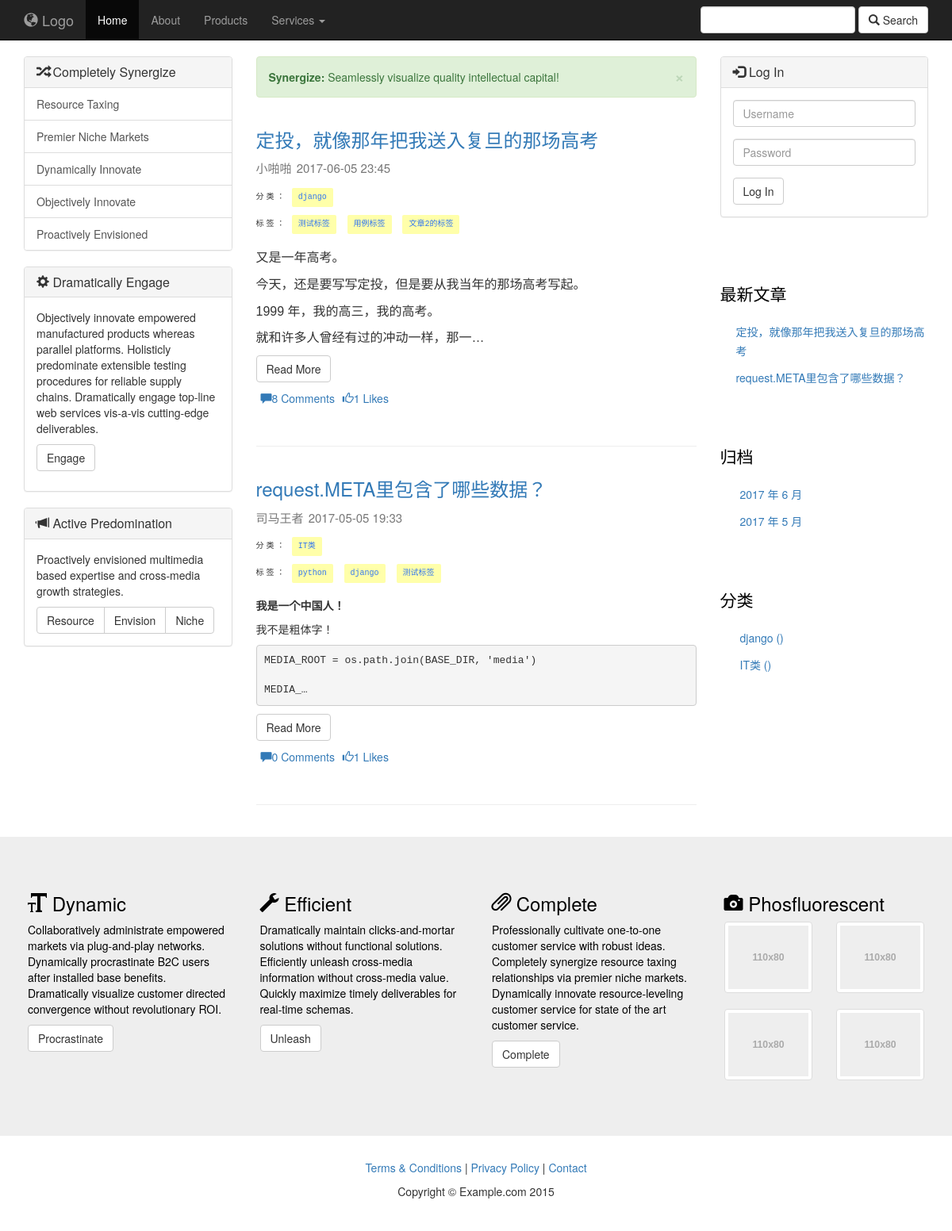
Page /focus/ on the committed database.
### focus/models.py (models this page shows, shortened)
@python_2_unicode_compatible
class Article(models.Model):
    STATUS_CHOICES = (
        ('d', 'Draft'),
        ('p', 'Published'),
    )
    title = models.CharField('标题', max_length = 64)
    author = models.ForeignKey(Author, verbose_name='作者', null=True, on_delete=models.SET_NULL)
    content = RichTextUploadingField(verbose_name='正文')
    create_time = models.DateTimeField('创建时间', auto_now_add=True)   #文章添加时自动添加创建时间
    last_modified_time = models.DateTimeField('最近编辑时间', auto_now=True)
    status = models.CharField('文章状态', max_length=1, choices=STATUS_CHOICES)
    abstract = models.CharField('摘要', max_length=54, blank=True, null=True, help_text="可选，如若为空将摘取正文前54个字符")
    views = models.PositiveIntegerField('浏览量', default=0)
    topped = models.BooleanField('置顶', default=False)
    category = models.ForeignKey(Category, verbose_name='分类', null=True, on_delete=models.SET_NULL)
    comment_num = models.PositiveIntegerField('评论数', default=0)
    keep_num = models.PositiveIntegerField('收藏数', default=0)
    like_num = models.PositiveIntegerField('点赞数', default=0)
    tags = models.ManyToManyField(Tag, verbose_name='标签集合', blank=True)
    def get_absolute_url(self):
        return reverse('focus:detail', kwargs={'article_id': self.id})		#在模板中可以直接调用,获取最新文章
    class Meta:
        ordering = ['-last_modified_time']
    objects = ArticleManager()

@python_2_unicode_compatible
class Author(models.Model):
    name = models.CharField('姓名', max_length=256)
    profile = models.CharField('简介', default='', max_length=256)
    register_time = models.DateTimeField(auto_now_add=True, editable=True)
    def __str__(self):
        return self.name

@python_2_unicode_compatible
class Category(models.Model):
    name = models.CharField('类名', max_length=16)
    create_time = models.DateTimeField('创建时间', auto_now_add=True)
    intro = models.TextField('introduction', default='')
    def __str__(self):
        return self.name

@python_2_unicode_compatible
class Tag(models.Model):
    name = models.CharField('标签名',  max_length=16)
    create_time = models.DateTimeField('创建时间', auto_now_add=True)
    def __str__(self):
        return self.name

### focus/views.py (the view)
def index(request):
    latest_article_list = Article.objects.query_by_time()
    articles_info = []
    dic = {}
    for article in latest_article_list:
        taginfo = Article.objects.get(id=article.id)
        dic['tag_list'] = taginfo.tags.all()
        dic['article'] = article;
        articles_info.append(dic)
        dic = {}
    loginform = LoginForm()
    context = {'articles_info':articles_info, 'loginform':loginform}
    return render(request, 'index.html', context)

### focus/templates/index.html
{% extends 'article_base.html' %}
{% load articleinfo %}
{% block left %}
    <div class="col-sm-3">
        <div class="panel panel-default">
            <div class="panel-heading">
                <h1 class="panel-title"><span class="glyphicon glyphicon-random"></span> Completely Synergize</h1>
            </div>
            <div class="list-group">
                <a href="#" class="list-group-item">Resource Taxing</a>
                <a href="#" class="list-group-item">Premier Niche Markets</a>
                <a href="#" class="list-group-item">Dynamically Innovate</a>
                <a href="#" class="list-group-item">Objectively Innovate</a>
                <a href="#" class="list-group-item">Proactively Envisioned</a>
            </div>
        </div>
        <div class="panel panel-default">
            <div class="panel-heading">
                <h1 class="panel-title"><span class="glyphicon glyphicon-cog"></span> Dramatically Engage</h1>
            </div>
            <div class="panel-body">
                <p>Objectively innovate empowered manufactured products whereas parallel platforms. Holisticly predominate extensible testing procedures for reliable supply chains. Dramatically engage top-line web services vis-a-vis cutting-edge deliverables.</p>
                <p><button class="btn btn-default">Engage</button></p>
            </div>
        </div>
        <div class="panel panel-default">
            <div class="panel-heading">
                <h3 class="panel-title">
                    <span class="glyphicon glyphicon-bullhorn"></span>
                    Active Predomination
                </h3>
            </div>
            <div class="panel-body">
                <p>Proactively envisioned multimedia based expertise and cross-media growth strategies.</p>
                <div class="btn-group" role="group">
                    <button type="button" class="btn btn-default">Resource</button>
                    <button type="button" class="btn btn-default">Envision</button>
                    <button type="button" class="btn btn-default">Niche</button>
                </div>
            </div>
        </div>
    </div>
{% endblock left %}
{% block center %}
    <div class="col-sm-6">
        <div class="alert alert-success alert-dismissible" role="alert">
            <button type="button" class="close" data-dismiss="alert" aria-label="Close"><span aria-hidden="true">&times;</span></button>
            <strong>Synergize:</strong> Seamlessly visualize quality intellectual capital!
        </div>
        {% for article_info in articles_info %}
            <div class="row">
                <article class="col-xs-12">
                    <h3><a id="article_title", href="/focus/{{ article_info|get_key:"article"|get_attr:"id" }}">{{ article_info|get_key:"article"|get_attr:"title" }}</a></h3>
                    <div class="article_info">
                        <span class="">{{ article_info|get_key:"article"|get_attr:"author" }}</span>
                        <span class="">{{ article_info|get_key:"article"|get_attr:"create_time"|date:"Y-m-d H:i" }}</span>
                    </div>
                    <div class="category">
                        分类：
                         <a href="#" class>{{ article_info|get_key:"article"|get_attr:"category" }}</a>
                    </div>
                    <div class="category">
                        标签：
                        {% for tag in article_info|get_key:"tag_list" %}
                            <a href="#">{{ tag }}</a>
                        {% endfor %}
                    </div>
                    <p>{{ article_info|get_key:"article"|get_attr:"content"|truncatechars_html:80 | safe }}</p>
                    <p><button class="btn btn-default" onclick="window.location.href='/focus/{{ article_info|get_key:"article"|get_attr:"id" }}' ">Read More</button></p>
                    <ul class="list-inline">
                        <li><a href="#"><span class="glyphicon glyphicon-comment"></span>{{ article_info|get_key:"article"|get_attr:"comment_num" }} Comments</a></li>
                        <li><a href="#"><span class="glyphicon glyphicon-thumbs-up"></span>{{ article_info|get_key:"article"|get_attr:"like_num" }} Likes</a></li>
                    </ul>
                </article>
            </div>
            <hr>
        {% endfor %}
    </div>
{% endblock center %}

### focus/templates/article_base.html (shortened to what this page needs)
{% load staticfiles %}
{% load articleinfo %}
<!DOCTYPE html>
<html lang="en">
<head>
    <link href="{% static "css/bootstrap.min.css" %}" rel="stylesheet">
    <link href="{% static "css/pygments.css" %}" rel="stylesheet">
    <link href="{% static "css/custom.css" %}" rel="stylesheet">
    <link rel="stylesheet" href="http://code.ionicframework.com/ionicons/2.0.1/css/ionicons.min.css">
</head>
<body>
    <nav class="navbar navbar-inverse navbar-static-top" role="navigation">
        <div class="container">
            <div class="navbar-header">
                <a class="navbar-brand" href="#"><span class="glyphicon glyphicon-globe"></span> Logo</a>
            </div>
            <div class="collapse navbar-collapse" id="navbar">
                <ul class="nav navbar-nav">
                    <li class="active">
                        <a href="#">Home</a>
                    </li>
                    <li>
                        <a href="#">About</a>
                    </li>
                    <li>
                        <a href="#">Products</a>
                    </li>
					<li class="dropdown">
						<a href="#" class="dropdown-toggle" data-toggle="dropdown" role="button" aria-haspopup="true" aria-expanded="false">Services <span class="caret"></span></a>
					</li>
                </ul>
				<form class="navbar-form navbar-right" role="search">
					<div class="form-group">
						<input type="text" class="form-control">
					</div>
					<button type="submit" class="btn btn-default"><span class="glyphicon glyphicon-search"></span> Search</button>
				</form>
            </div>
        </div>
    </nav>
	<div class="container-fluid">
		{% block left %}
		{% endblock left %}
		{% block center %}
		{% endblock center %}
		<div class="col-sm-3">
		{% if request.user.is_authenticated %}
            <div class="panel panel-default">
                <div class="panel-heading">
                    <h3 class="panel-title">
                        <span class="glyphicon glyphicon-user"></span>
                        Logged In
                    </h3>
                </div>
                <div class="panel-body">
                    <div class="form-group">hi:{{ user }} <a href="/focus/logout/"><input class="btn btn-default" type="submit" value="Logout" /></a></div>
                </div>
            </div>
            {% else %}
            <div class="panel panel-default">
                <div class="panel-heading">
                    <h3 class="panel-title">
                        <span class="glyphicon glyphicon-log-in"></span>
                        Log In
                    </h3>
                </div>
                <div class="panel-body">
                    <form action="{% url 'focus:login' %}" method="post">
                        <div class="form-group">
                            {{ loginform.uid }}
                        </div>
                        <div class="form-group">
                            {{ loginform.pwd }}
                        </div>
                        <button type="submit" class="btn btn-default">Log In</button>
                    </form>
                </div>
            </div>
            {% endif %}
            <div class="widget widget-recent-posts">
                <h3 class="widget-title">最新文章</h3>
                {% get_recent_articles as recent_articles_list %}
                <ul>
                    {% for article in recent_articles_list %}
                        <li>
                            <a href="{{ article.get_absolute_url }}">{{ article.title }}</a>
                        </li>
                    {% empty %}
                        暂无文章！
                    {% endfor %}
                </ul>
            </div>
            <div class="widget widget-archives">
                <h3 class="widget-title">归档</h3>
                {% archives as date_list %}
                <ul>
                 {% for date in date_list %}
                     <li>
                         <a href="{% url 'focus:archives' date.year date.month %}">{{ date.year }}
                             年 {{ date.month }} 月</a>
                     </li>
                 {% empty %}
                     暂无归档！
                 {% endfor %}
                </ul>
            </div>
            <div class="widget widget-category">
                <h3 class="widget-title">分类</h3>
                {% get_categories as category_list %}
                <ul>
                    {% for category in category_list %}
                        <li>
                            <a href="{% url 'focus:category' category.pk %}">{{ category.name }} <span
                                    class="post-count">({{ category.num_posts }})</span></a>
                        </li>
                    {% empty %}
                        暂无分类！
                    {% endfor %}
                </ul>
            </div>
		</div>
	</div>
	<footer>
		<div class="footer-blurb">
			<div class="container">
				<div class="row">
					<div class="col-sm-3 footer-blurb-item">
						<h3><span class="glyphicon glyphicon-text-size"></span> Dynamic</h3>
						<p>Collaboratively administrate empowered markets via plug-and-play networks. Dynamically procrastinate B2C users after installed base benefits. Dramatically visualize customer directed convergence without revolutionary ROI.</p>
						<p><a class="btn btn-default" href="#">Procrastinate</a></p>
					</div>
					<div class="col-sm-3 footer-blurb-item">
						<h3><span class="glyphicon glyphicon-wrench"></span> Efficient</h3>
						<p>Dramatically maintain clicks-and-mortar solutions without functional solutions. Efficiently unleash cross-media information without cross-media value. Quickly maximize timely deliverables for real-time schemas. </p>
						<p><a class="btn btn-default" href="#">Unleash</a></p>
					</div>
					<div class="col-sm-3 footer-blurb-item">
						<h3><span class="glyphicon glyphicon-paperclip"></span> Complete</h3>
						<p>Professionally cultivate one-to-one customer service with robust ideas. Completely synergize resource taxing relationships via premier niche markets. Dynamically innovate resource-leveling customer service for state of the art customer service.</p>
						<p><a class="btn btn-default" href="#">Complete</a></p>
					</div>
					<div class="col-sm-3 footer-blurb-item">
						<h3><span class="glyphicon glyphicon-camera"></span> Phosfluorescent</h3>
							<div class="row">
								<div class="col-xs-6">
									<a href="#" class="thumbnail">
										<img src="holder.js/110x80" alt="">
									</a>
								</div>
								<div class="col-xs-6">
									<a href="#" class="thumbnail">
										<img src="holder.js/110x80" alt="">
									</a>
								</div>
								<div class="col-xs-6">
									<a href="#" class="thumbnail">
										<img src="holder.js/110x80" alt="">
									</a>
								</div>
								<div class="col-xs-6">
									<a href="#" class="thumbnail">
										<img src="holder.js/110x80" alt="">
									</a>
								</div>
							</div>
					</div>
				</div>
			</div>
        </div>
        <div class="small-print">
        	<div class="container">
        		<p><a href="#">Terms &amp; Conditions</a> | <a href="#">Privacy Policy</a> | <a href="#">Contact</a></p>
        		<p>Copyright &copy; Example.com 2015 </p>
        	</div>
        </div>
	</footer>
</body>
</html>

### rows in the picture
Article: title "定投，就像那年把我送入复旦的那场高考", author.name "小啪啪", create_time "2017-06-05 23:45", category.name "django", content "又是一年高考。 今天，还是要写写定投，但是要从我当年的那场高考写起。 1999 年，我的高三，我的高考。 就和许多人曾经有过的冲动一样，那一…", comment_num "8", like_num "1"
Tag: name "测试标签"
Tag: name "用例标签"
Tag: name "文章2的标签"
Article: title "request.META里包含了哪些数据？", author.name "司马王者", create_time "2017-05-05 19:33", category.name "IT类", content "我是一个中国人！ 我不是粗体字！ MEDIA_ROOT = os.path.join(BASE_DIR, 'media') MEDIA_…", comment_num "0", like_num "1"
Tag: name "python"
Tag: name "django"
Category: name "django"
Category: name "IT类"

### other values in the picture
{{ date.year }} "2017" "2017"
{{ date.month }} "6" "5"
